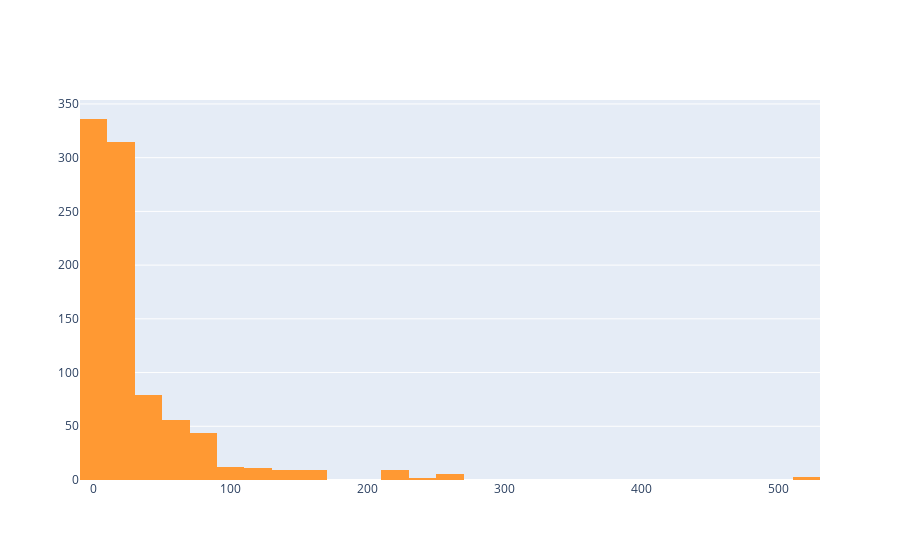

The notebook cell this image was saved under:
### Code cell
#Fallback to Plotly Directly: Since iplot doesn't work with cufflinks
import plotly.graph_objs as go
fig = go.Figure(data=[go.Histogram(x=train['Fare'], nbinsx=30, marker=dict(color='rgb(255, 153, 51)'))])
fig.show()

### Figure 1 — Plotly figure (JSON) as saved in the notebook; plotly's stock layout.template omitted (floating-point values rounded to 4 significant figures; data arrays with more than 128 entries replaced by an {"elided": "..."} marker saying what was removed)
{"data": [{"marker": {"color": "rgb(255, 153, 51)"}, "nbinsx": 30, "type": "histogram", "x": {"elided": "891 float values"}}], "layout": {}}
